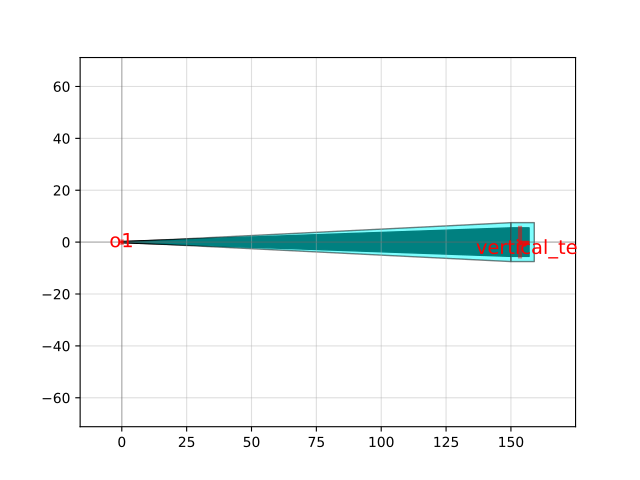

The Python source for this figure:
import gdsfactory as gf

c = gf.components.grating_coupler_rectangular_arbitrary_slab(gaps=[0.2, 0.2, 0.2, 0.2, 0.2, 0.2, 0.2, 0.2, 0.2, 0.2], widths=[0.5, 0.5, 0.5, 0.5, 0.5, 0.5, 0.5, 0.5, 0.5, 0.5], width_grating=11.0, length_taper=150.0, polarization='te', wavelength=1.55, layer_slab='SLAB150', slab_offset=2.0, fiber_marker_layer='TE', cross_section='strip')
c.plot()
